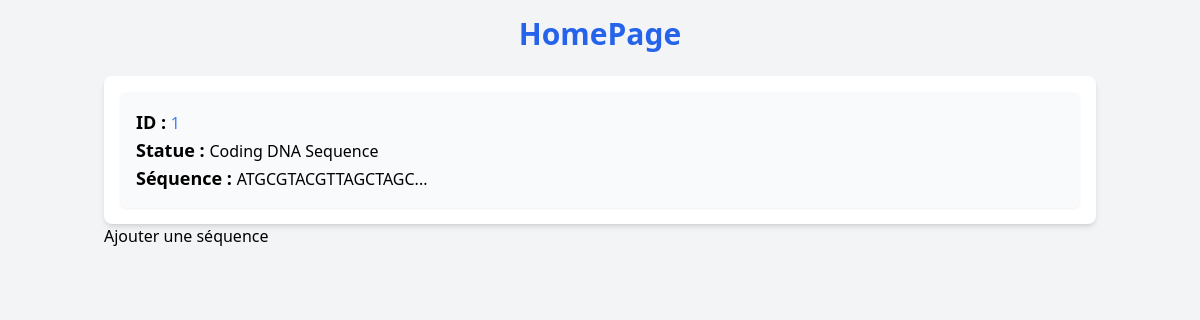
Before: / with the older database file.
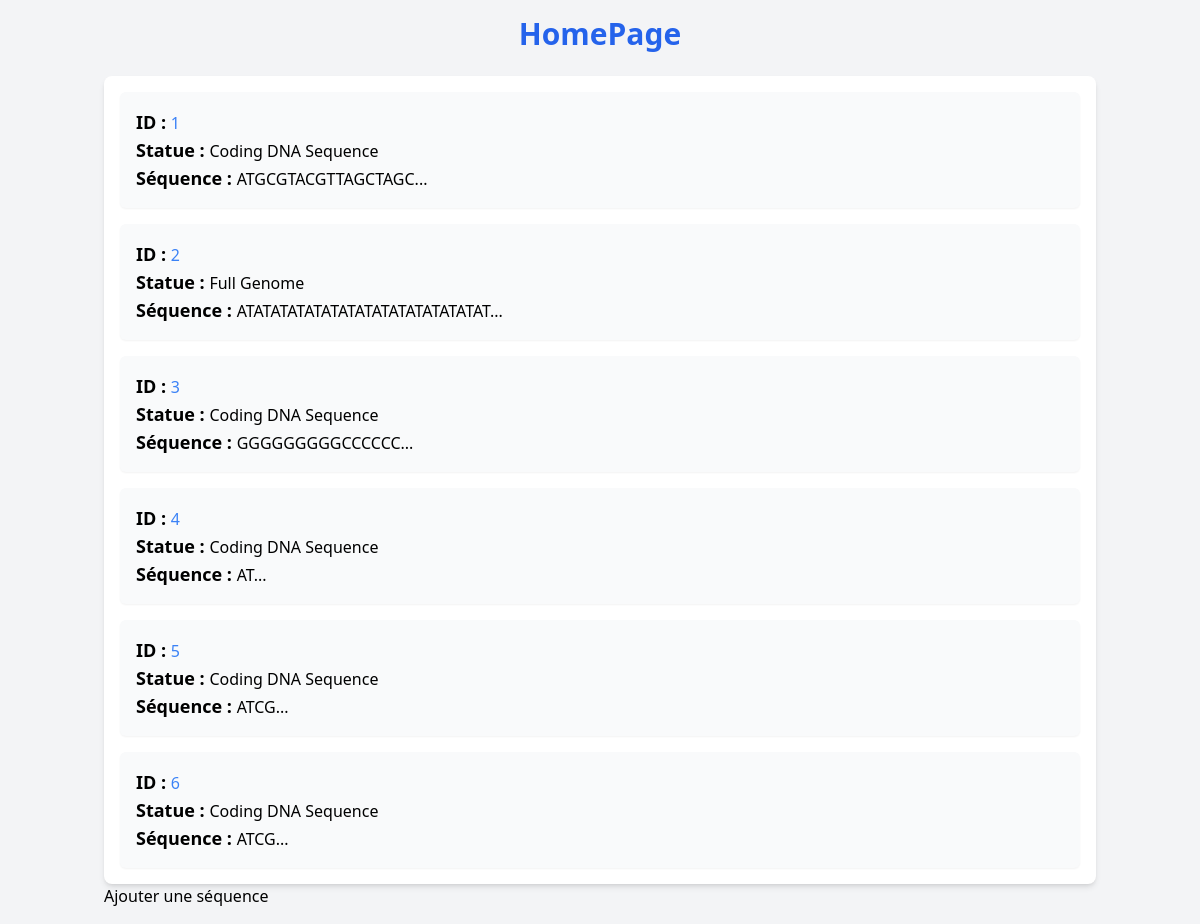
After: the same page with the newer database file.
### genhome/models.py (models this page shows, shortened)
class FaSequence(models.Model):
    status = models.CharField(
        max_length=50,
        choices=[
            ("Full Genome", "Full Genome"),
            ("Coding DNA Sequence", "Coding DNA Sequence"),
            ("Peptide Sequence", "Peptide Sequence"),
        ],
        default="Coding DNA Sequence"  #
    )
    sequence = models.TextField()

### genhome/views.py (the view)
# urls.py: path("", views.home, name="home"),
def home(request):
    sequences = FaSequence.objects.all()
    return render(request, 'genhome/index.html', {'sequences':sequences})

### genhome/templates/genhome/index.html (shortened to what this page needs)
<!DOCTYPE html>
<html lang="en">
<head>
    <script src="https://cdn.tailwindcss.com"></script>
</head>
<body class="bg-gray-100">
    <div class="container mx-auto p-4">
        <h1 class="text-3xl font-bold text-center text-blue-600 mb-6">HomePage</h1>
        <div class="bg-white shadow-md rounded-lg p-4">
            <ul class="space-y-4">
                {% for sequence in sequences %}
                    <li class="flex justify-between items-center bg-gray-50 p-4 rounded-md shadow-sm">
                        <div>
                            <strong class="text-lg">ID : </strong>
                            <a href="{% url 'annotate_sequence' sequence.id %}" class="text-blue-500 hover:text-blue-700">
                                {{ sequence.id }}
                            </a>
                            <br>
                            <strong class="text-lg">Statue : </strong> {{ sequence.get_status_display  }}
                            <br>
                            <strong class="text-lg">Séquence : </strong> {{ sequence.sequence|slice:":30"}}...
                        </div>
                    </li>
                {% empty %}
                    <li class="bg-red-100 text-red-800 p-4 rounded-md">
                        Aucune séquence enregistrée.
                    </li>
                {% endfor %}
            </ul>
        </div>
        <a href="{% url 'add_sequence' %}">Ajouter une séquence</a>
    </div>
</body>
</html>

Changed rows visible on the page:
added FaSequence: id "2", status "Full Genome", sequence "ATATATATATATATATATATATATATATAT"
added FaSequence: id "3", status "Coding DNA Sequence", sequence "GGGGGGGGGCCCCCC"
added FaSequence: id "4", status "Coding DNA Sequence", sequence "AT"
added FaSequence: id "5", status "Coding DNA Sequence", sequence "ATCG"
added FaSequence: id "6", status "Coding DNA Sequence", sequence "ATCG"
